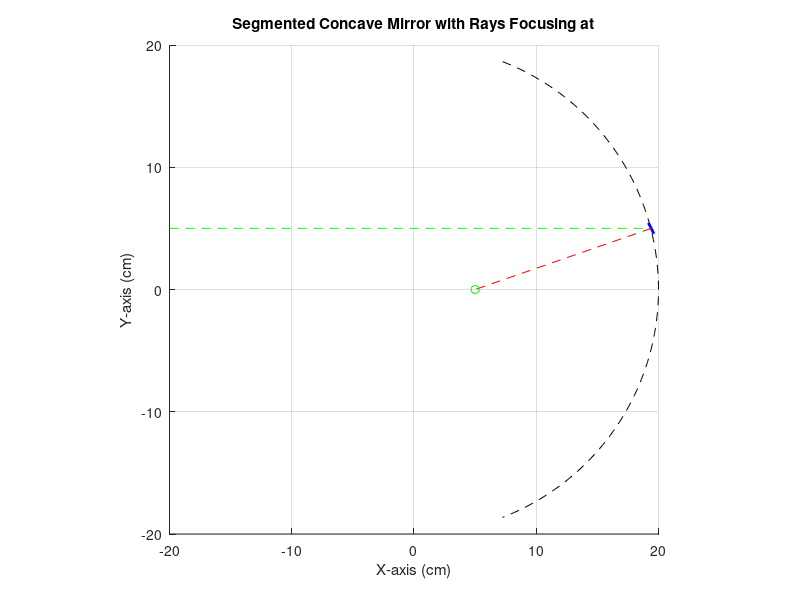
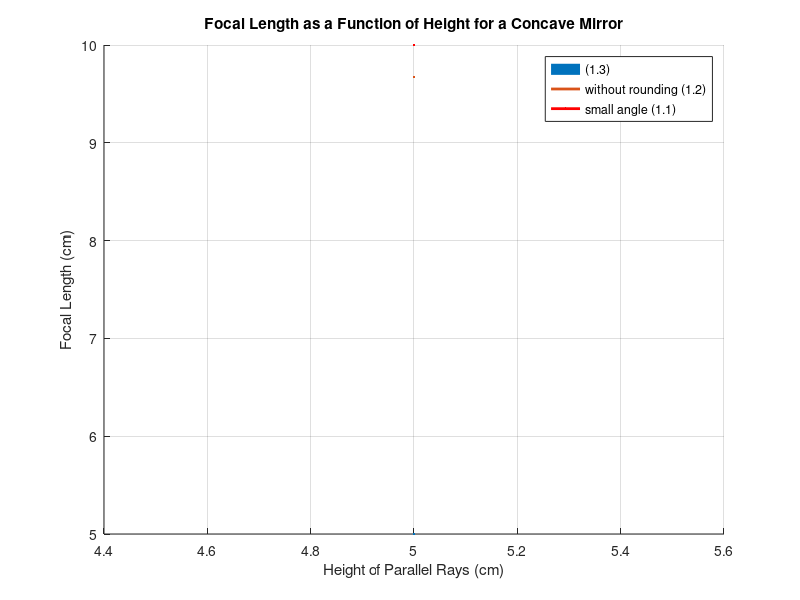

MATLAB code to generate these figures, in order:
function Concave_segments1_3and2()
    clc
    % User input for focal point and height range
    focus_x = input('Enter the x-coordinate of the focal point: ');
    focus = [focus_x, 0]; % focal point
    height_start = input('Enter the starting height of parallel rays: ');
    height_end = input('Enter the ending height of parallel rays: ');

    % Generate heights from start to end with step of 1 cm
    heights = height_start:1:height_end;

    % Parameters
    R = 20; % radius of curvature in cm
    N = length(heights); % number of segments
    segment_length = 1; % length of each segment for visualization

    % Define theta based on the range of heights
    if height_start >= 0 && height_end >= 0
        theta = linspace(0, 1.1, N+1);
    elseif height_start <= 0 && height_end <= 0
        theta = linspace(0, -1.1, N+1);
    else
        theta = linspace(1.1, -1.1, N+1);
    end  

    % Calculate segment midpoints
    midpoints = zeros(N, 2);
    for i = 1:N
        mid_theta = (theta(i) + theta(i+1)) / 2;
        midpoints(i, :) = [R * cos(mid_theta), R * sin(mid_theta)];
    end

    % Calculate reflection angles to focus
    reflection_angles = zeros(N, 1);
    for i = 1:N
        midpoint = midpoints(i, :);
        vector_to_focus = focus - midpoint;
        angle_to_focus = atan2(vector_to_focus(2), vector_to_focus(1));
        normal_angle = atan2(midpoint(2), midpoint(1));
        reflection_angles(i) = 2 * normal_angle - angle_to_focus;
    end

    % Convert reflection angles to segment angles
    segment_angles = zeros(N, 1);
    for i = 1:N
        segment_angles(i) = (reflection_angles(i) + atan2(midpoints(i, 2), midpoints(i, 1))) / 2;
    end

    % Plot
    figure;
    hold on;

    % Plot the arc from 1.1 to -1.1 radians
    arc_theta = linspace(1.2, -1.2, 100);
    arc_x = R * cos(arc_theta);
    arc_y = R * sin(arc_theta);
    plot(arc_x, arc_y, 'k--');

    % Add parallel incoming rays and reflected rays for user-defined heights
    for j = 1:length(heights)
        height = heights(j);
        % Find the intersection point on the mirror arc
        distances = sqrt((midpoints(:,2) - height).^2);
        [~, closest_idx] = min(distances);
        x_mid = R * cos(atan2(height, R));
        y_mid = height;
        seg_angle = segment_angles(closest_idx);
        seg_x = [x_mid - segment_length * cos(seg_angle)/2, x_mid + segment_length * cos(seg_angle)/2];
        seg_y = [y_mid - segment_length * sin(seg_angle)/2, y_mid + segment_length * sin(seg_angle)/2];

        % Plot the segment
        plot(seg_x, seg_y, 'b', 'LineWidth', 2); % segment line

        % Plot the incoming ray
        plot([-R, x_mid], [height, y_mid], 'g--'); % incoming ray

        % Plot the reflected ray to the focus
        plot([x_mid, focus(1)], [y_mid, focus(2)], 'r--'); % ray to focus
    end

    plot(focus(1), focus(2), 'go'); % focus point
    xlim([-R, R]);
    ylim([-R, R]);
    axis equal;
    xlabel('X-axis (cm)');
    ylabel('Y-axis (cm)');
    title('Segmented Concave Mirror with Rays Focusing at');
    grid on;
    hold off;

    % Display segment angles for each midpoint
    disp('Segment Angles (degrees) for each midpoint:');
    for i = 1:length(heights)
        fprintf('Segment %d: %.2f degrees\n', i, rad2deg(segment_angles(i)));
    end

    % Define the range of heights for parallel rays from height start to height end in cm
    heights_full_range = height_start:1:height_end;

    % Calculate focal lengths for each height in the full range
    focal_lengths = zeros(size(heights_full_range));
    for i = 1:length(heights_full_range)
        height = heights_full_range(i);
        % Calculate x-coordinate of the intersection point on the mirror arc
        x_mid = R * cos(atan2(height, R));
        % Calculate the horizontal distance to the focus
        distance_to_focus = abs(focus_x - x_mid);
        focal_lengths(i) = distance_to_focus;
    end

    % Plot focal length as a function of height
    figure();
    hold on;
    plot(heights_full_range, focus_x+zeros(size(heights_full_range)), 'LineWidth', 8, 'DisplayName', '(1.3) ');    

    h = linspace(height_start, height_end, N); % the height of the parallel rays
    F2 = R - R./(2.*cos(asin(h./R))); % Focal distance for general case
    plot(h, F2,'LineWidth', 2 ,'DisplayName', 'without rounding (1.2)'); % plot for general case
    plot(h, (R/2).*ones(size(h)),'r', 'LineWidth', 2, 'DisplayName', 'small angle (1.1)'); % plot for special case

    % Adding title, axis labels, grid, and legend:
    title('Focal Length as a Function of Height for a Concave Mirror');
    xlabel('Height of Parallel Rays (cm)');
    ylabel('Focal Length (cm)');
    grid on;
    legend('show');

end